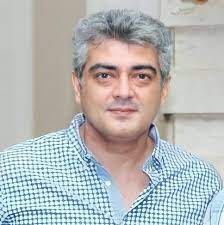
#> input picture ajit.JPG, 224 x 225 px, found by its file name
$ python face_and_eye_detection.py
#> lines starting #> are read from the running program, lines starting #| are printed output that depends on the picture; after the words box and inside, x2 and y2 are one past the last pixel; in counts of white or black regions, pixels touching at a corner belong together
# -*- coding: utf-8 -*-
"""face and eye detection.ipynb

Automatically generated by Colaboratory.

Original file is located at
    https://colab.research.google.com/drive/1C4IgpX1DoXg64wxE_nYUUzEbc8E1o4Wc
"""

from google.colab import drive
drive.mount('/content/drive')

from google.colab import drive
drive.mount('/content/drive')
import cv2

from google.colab.patches import cv2_imshow


img = cv2.imread("/content/drive/My Drive/Colab Notebooks/ajit.JPG",cv2.IMREAD_UNCHANGED)
#> img is the input picture: shape (225, 224, 3); mean B, G, R 182.4, 183.2, 181.4
cv2_imshow(img)
print(img)
#> (printed output is left out)

from google.colab import drive
drive.mount('/content/drive')
import cv2

from google.colab.patches import cv2_imshow


img = cv2.imread("/content/drive/My Drive/Colab Notebooks/ajit.JPG",cv2.IMREAD_UNCHANGED)
cv2_imshow(img)
print(img)
#> (printed output is left out)

cv2.waitKey(1000)

cv2.destroyAllWindows()

gray_img=cv2.cvtColor(img,cv2.COLOR_BGR2GRAY)
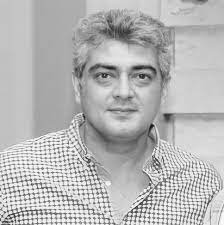
#> gray_img: shape (225, 224); min 15, max 255, mean 182.6
cv2_imshow(gray_img)
print(gray_img)
#> (printed output is left out)

import numpy as np
import cv2

face_cascade = cv2.CascadeClassifier("/content/drive/My Drive/Colab Notebooks/haarcascade_frontalface_default.xml")
eye_cascade = cv2.CascadeClassifier("/content/drive/My Drive/Colab Notebooks/haarcascade_eye.xml")

img = cv2.imread("/content/drive/My Drive/Colab Notebooks/ajit.JPG",cv2.IMREAD_UNCHANGED)

gray = cv2.cvtColor(img, cv2.COLOR_BGR2GRAY)

faces = face_cascade.detectMultiScale(gray, 1.3, 5)
#> faces = [[76, 40, 95, 95]]
#faces = face_cascade.detectMultiScale(gray)

for (x,y,w,h) in faces:
    cv2.rectangle(img,(x,y),(x+w,y+h),(255,0,0),2)
    roi_gray = gray[y:y+h, x:x+w]
    roi_color = img[y:y+h, x:x+w]
    eyes = eye_cascade.detectMultiScale(roi_gray)
    for (ex,ey,ew,eh) in eyes:
        cv2.rectangle(roi_color,(ex,ey),(ex+ew,ey+eh),(0,255,0),2)
#> this loop made 1 pass
#> (x, y, w, h, eyes) on pass 1: (76, 40, 95, 95, [[15, 22, 27, 27], [50, 22, 28, 28]])
#> pass 1, `roi_gray = gray[y:y+h, x:x+w]`:
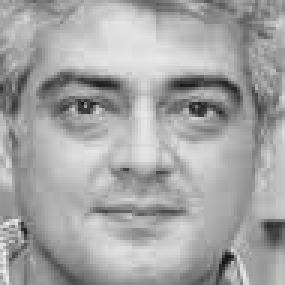
#> roi_gray: shape (95, 95) (shown 3 times larger); min 15, max 240, mean 164.5
#> pass 1, `roi_color = img[y:y+h, x:x+w]`:
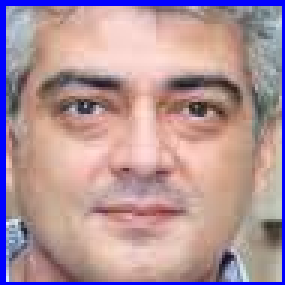
#> roi_color: shape (95, 95, 3) (shown 3 times larger); mean B, G, R 154, 147.2, 176.4
#> after the loop:
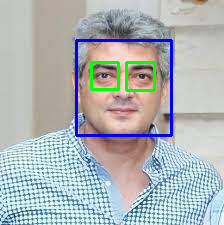
#> img: shape (225, 224, 3); 3.55% of pixels changed, all inside (x1, y1, x2, y2) = (75, 39, 173, 137)
#> after the loop:
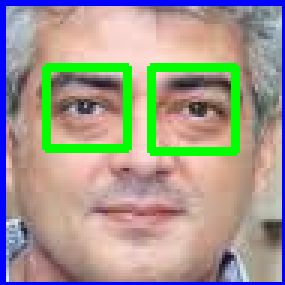
#> roi_color: shape (95, 95, 3) (shown 3 times larger); 7.22% of pixels changed, all inside (x1, y1, x2, y2) = (14, 21, 80, 52)

cv2_imshow(img)

k = cv2.waitKey(0)
#> (key Esc is pressed here)
if k == 27:         # wait for ESC key to exit
    cv2.destroyAllWindows()
elif k == ord('s'): # wait for 's' key to save and exit
    cv2.imwrite('messigray.png',img)
    cv2.destroyAllWindows()

edges=cv2.Canny(img,100,150)
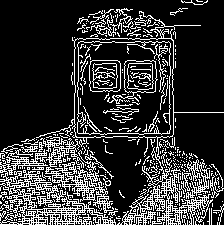
#> edges: shape (225, 224); 20.7% white in thin lines or dots
cv2_imshow(edges)

dst=cv2.GaussianBlur(img,(9,9),cv2.BORDER_DEFAULT)
cv2_imshow(dst)

from google.colab import drive
drive.mount('/content/drive')
import cv2

from google.colab.patches import cv2_imshow


img = cv2.imread("/content/drive/My Drive/Colab Notebooks/ajit.JPG",cv2.IMREAD_UNCHANGED)
cv2_imshow(img)
scale = 50
w = int(img.shape[1]*scale/100)
#> w = 112
h = int(img.shape[0]*scale/100)
#> h = 112
dsize = (w,h)
#> dsize = (112, 112)
output = cv2.resize(img,dsize)
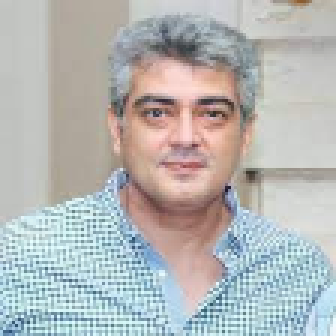
#> output: shape (112, 112, 3) (shown 3 times larger); mean B, G, R 182.2, 183.1, 181.3
cv2_imshow(output)
